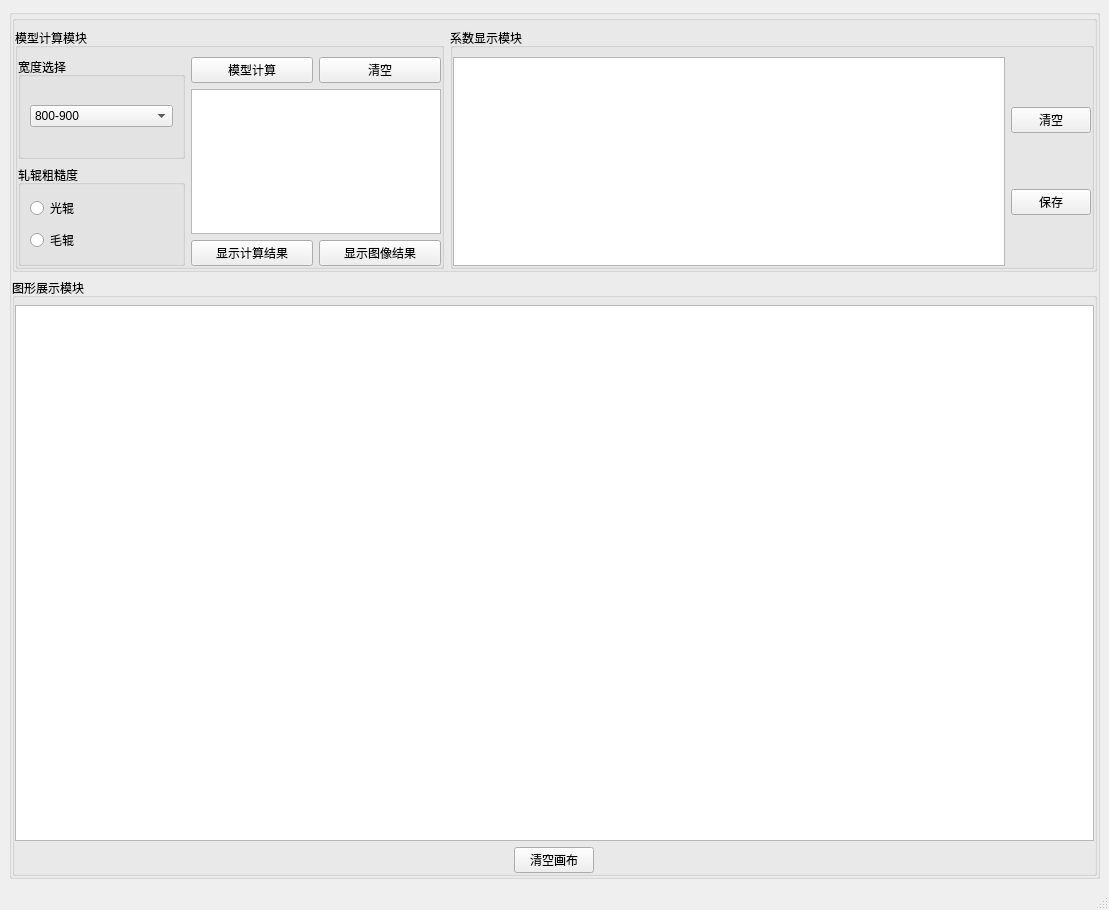
<?xml version="1.0" encoding="UTF-8"?>
<ui version="4.0">
 <class>RegulatoryEfficacy</class>
 <widget class="QMainWindow" name="RegulatoryEfficacy">
  <property name="geometry">
   <rect>
    <x>0</x>
    <y>0</y>
    <width>1109</width>
    <height>910</height>
   </rect>
  </property>
  <property name="windowTitle">
   <string>板形调控功效挖掘</string>
  </property>
  <property name="windowIcon">
   <iconset resource="../qtResource/resource.qrc">
    <normaloff>:/icons/icons/反馈控制_black.svg</normaloff>:/icons/icons/反馈控制_black.svg</iconset>
  </property>
  <widget class="QWidget" name="centralwidget">
   <layout class="QVBoxLayout" name="verticalLayout_3">
    <item>
     <widget class="QGroupBox" name="groupBox">
      <property name="title">
       <string/>
      </property>
      <layout class="QVBoxLayout" name="verticalLayout_2" stretch="3,7">
       <property name="leftMargin">
        <number>0</number>
       </property>
       <property name="topMargin">
        <number>0</number>
       </property>
       <property name="rightMargin">
        <number>0</number>
       </property>
       <property name="bottomMargin">
        <number>0</number>
       </property>
       <item>
        <widget class="QGroupBox" name="groupBox_5">
         <property name="title">
          <string/>
         </property>
         <layout class="QHBoxLayout" name="horizontalLayout" stretch="4,6">
          <property name="leftMargin">
           <number>0</number>
          </property>
          <property name="topMargin">
           <number>7</number>
          </property>
          <property name="rightMargin">
           <number>0</number>
          </property>
          <property name="bottomMargin">
           <number>0</number>
          </property>
          <item>
           <widget class="QGroupBox" name="groupBox_2">
            <property name="title">
             <string>模型计算模块</string>
            </property>
            <layout class="QHBoxLayout" name="horizontalLayout_4" stretch="4,6">
             <property name="leftMargin">
              <number>0</number>
             </property>
             <property name="rightMargin">
              <number>0</number>
             </property>
             <property name="bottomMargin">
              <number>0</number>
             </property>
             <item>
              <layout class="QVBoxLayout" name="verticalLayout_4">
               <item>
                <widget class="QGroupBox" name="groupBox_8">
                 <property name="title">
                  <string>宽度选择</string>
                 </property>
                 <layout class="QHBoxLayout" name="horizontalLayout_5">
                  <item>
                   <widget class="QComboBox" name="comboBox">
                    <item>
                     <property name="text">
                      <string>800-900</string>
                     </property>
                    </item>
                    <item>
                     <property name="text">
                      <string>900-1000</string>
                     </property>
                    </item>
                    <item>
                     <property name="text">
                      <string>1000-1100</string>
                     </property>
                    </item>
                    <item>
                     <property name="text">
                      <string>1100-1200</string>
                     </property>
                    </item>
                    <item>
                     <property name="text">
                      <string>1200-1300</string>
                     </property>
                    </item>
                    <item>
                     <property name="text">
                      <string>1300-1400</string>
                     </property>
                    </item>
                    <item>
                     <property name="text">
                      <string>1400-1500</string>
                     </property>
                    </item>
                    <item>
                     <property name="text">
                      <string>1500-1600</string>
                     </property>
                    </item>
                    <item>
                     <property name="text">
                      <string>1600-1700</string>
                     </property>
                    </item>
                    <item>
                     <property name="text">
                      <string>1700-1800</string>
                     </property>
                    </item>
                    <item>
                     <property name="text">
                      <string>1800-1900</string>
                     </property>
                    </item>
                   </widget>
                  </item>
                 </layout>
                </widget>
               </item>
               <item>
                <widget class="QGroupBox" name="groupBox_7">
                 <property name="title">
                  <string>轧辊粗糙度</string>
                 </property>
                 <layout class="QVBoxLayout" name="verticalLayout_5">
                  <item>
                   <widget class="QRadioButton" name="radioButton_3">
                    <property name="text">
                     <string>光辊</string>
                    </property>
                   </widget>
                  </item>
                  <item>
                   <widget class="QRadioButton" name="radioButton_4">
                    <property name="text">
                     <string>毛辊</string>
                    </property>
                   </widget>
                  </item>
                 </layout>
                </widget>
               </item>
              </layout>
             </item>
             <item>
              <layout class="QVBoxLayout" name="verticalLayout">
               <item>
                <layout class="QHBoxLayout" name="horizontalLayout_3">
                 <item>
                  <widget class="QPushButton" name="pushButton_jisuan">
                   <property name="text">
                    <string>模型计算</string>
                   </property>
                  </widget>
                 </item>
                 <item>
                  <widget class="QPushButton" name="pushButton_qingkong">
                   <property name="text">
                    <string>清空</string>
                   </property>
                  </widget>
                 </item>
                </layout>
               </item>
               <item>
                <widget class="QTextEdit" name="textEdit"/>
               </item>
               <item>
                <layout class="QHBoxLayout" name="horizontalLayout_10">
                 <item>
                  <widget class="QPushButton" name="pushButton_jisuanjieguo">
                   <property name="text">
                    <string>显示计算结果</string>
                   </property>
                  </widget>
                 </item>
                 <item>
                  <widget class="QPushButton" name="pushButton_xianshijieguo">
                   <property name="text">
                    <string>显示图像结果</string>
                   </property>
                  </widget>
                 </item>
                </layout>
               </item>
              </layout>
             </item>
            </layout>
           </widget>
          </item>
          <item>
           <widget class="QGroupBox" name="groupBox_4">
            <property name="focusPolicy">
             <enum>Qt::TabFocus</enum>
            </property>
            <property name="styleSheet">
             <string notr="true"/>
            </property>
            <property name="title">
             <string>系数显示模块</string>
            </property>
            <layout class="QHBoxLayout" name="horizontalLayout_2">
             <property name="leftMargin">
              <number>0</number>
             </property>
             <property name="rightMargin">
              <number>0</number>
             </property>
             <property name="bottomMargin">
              <number>0</number>
             </property>
             <item>
              <widget class="QTableView" name="tableView"/>
             </item>
             <item>
              <layout class="QVBoxLayout" name="verticalLayout_7">
               <item>
                <widget class="QPushButton" name="pushButton_qingkongxianshijieguo">
                 <property name="text">
                  <string>清空</string>
                 </property>
                </widget>
               </item>
               <item>
                <widget class="QPushButton" name="pushButton_baocun">
                 <property name="text">
                  <string>保存</string>
                 </property>
                </widget>
               </item>
              </layout>
             </item>
            </layout>
           </widget>
          </item>
         </layout>
        </widget>
       </item>
       <item>
        <widget class="QGroupBox" name="groupBox_3">
         <property name="title">
          <string>图形展示模块</string>
         </property>
         <layout class="QGridLayout" name="gridLayout_8">
          <property name="leftMargin">
           <number>0</number>
          </property>
          <property name="topMargin">
           <number>7</number>
          </property>
          <property name="rightMargin">
           <number>0</number>
          </property>
          <property name="bottomMargin">
           <number>0</number>
          </property>
          <item row="0" column="0">
           <layout class="QVBoxLayout" name="verticalLayout_6" stretch="6,1">
            <item>
             <layout class="QGridLayout" name="gridLayout_9">
              <item row="0" column="0">
               <widget class="QGraphicsView" name="graphicsView_tuxing"/>
              </item>
             </layout>
            </item>
            <item>
             <layout class="QHBoxLayout" name="horizontalLayout_6">
              <item>
               <widget class="QPushButton" name="pushButton_qingkonghuabu">
                <property name="sizePolicy">
                 <sizepolicy hsizetype="Fixed" vsizetype="Fixed">
                  <horstretch>0</horstretch>
                  <verstretch>0</verstretch>
                 </sizepolicy>
                </property>
                <property name="text">
                 <string>清空画布</string>
                </property>
               </widget>
              </item>
             </layout>
            </item>
           </layout>
          </item>
         </layout>
        </widget>
       </item>
      </layout>
     </widget>
    </item>
   </layout>
  </widget>
  <widget class="QStatusBar" name="statusbar"/>
 </widget>
 <resources>
  <include location="../qtResource/resource.qrc"/>
 </resources>
 <connections/>
</ui>
